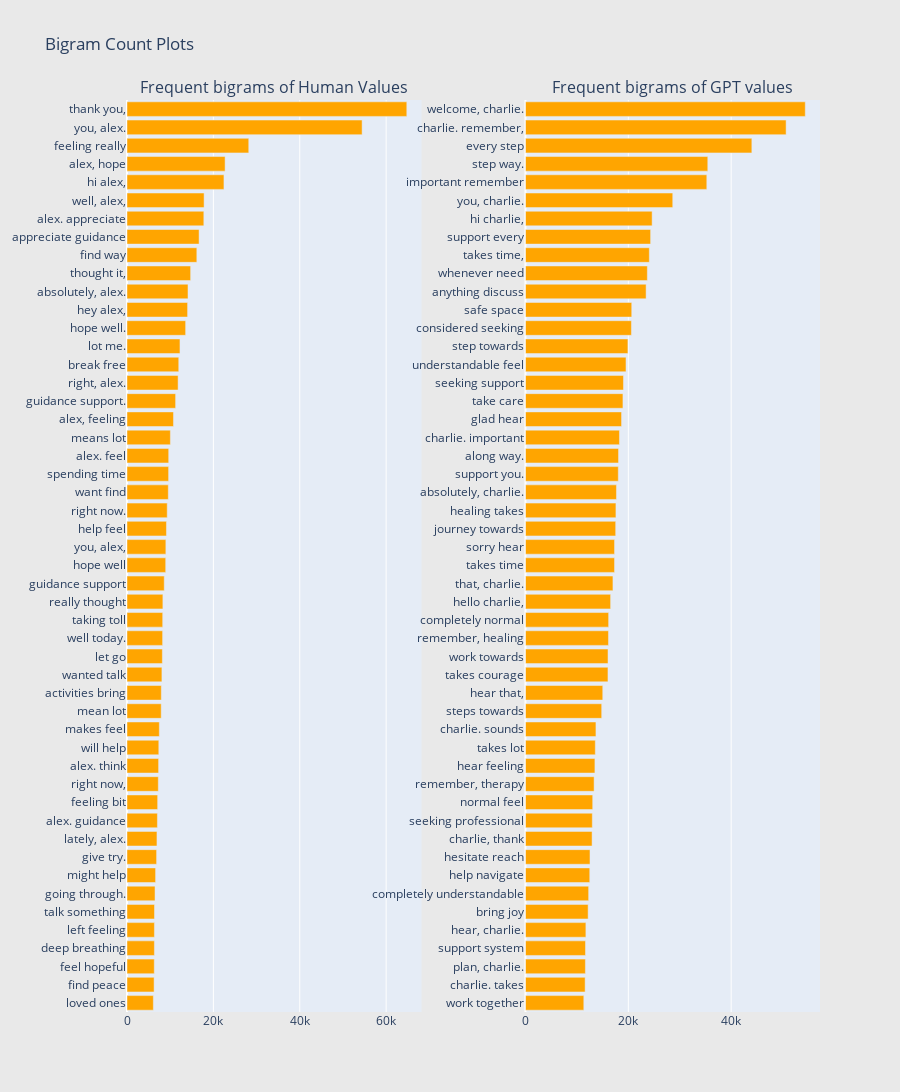

Notebook cell for this chart:
### Code cell
freq_dict = defaultdict(int)
for sent in df["Human Values"]:
    for word in generate_ngrams(sent,2):
        freq_dict[word] += 1
fd_sorted = pd.DataFrame(sorted(freq_dict.items(), key=lambda x: x[1])[::-1])
fd_sorted.columns = ["word", "wordcount"]
trace0 = horizontal_bar_chart(fd_sorted.head(50), 'orange')


freq_dict = defaultdict(int)
for sent in df["GPT Values"]:
    for word in generate_ngrams(sent,2):
        freq_dict[word] += 1
fd_sorted = pd.DataFrame(sorted(freq_dict.items(), key=lambda x: x[1])[::-1])
fd_sorted.columns = ["word", "wordcount"]
trace1 = horizontal_bar_chart(fd_sorted.head(50), 'orange')


fig = tools.make_subplots(rows=1, cols=2, vertical_spacing=0.04,horizontal_spacing=0.15,
                          subplot_titles=["Frequent bigrams of Human Values", 
                                          "Frequent bigrams of GPT values"])
fig.append_trace(trace0, 1, 1)
fig.append_trace(trace1, 1, 2)
fig['layout'].update(height=1200, width=900, paper_bgcolor='rgb(233,233,233)', title="Bigram Count Plots")
py.iplot(fig, filename='word-plots')

### Figure 1 — Plotly figure (JSON) as saved in the notebook; plotly's stock layout.template omitted (floating-point values rounded to 4 significant figures)
{"data": [{"marker": {"color": "orange"}, "orientation": "h", "showlegend": false, "type": "bar", "x": [6101, 6272, 6313, 6344, 6348, 6367, 6491, 6619, 6853, 6936, 7043, 7099, 7252, 7317, 7366, 7488, 7920, 7946, 8082, 8186, 8246, 8265, 8308, 8622, 8959, 8998, 9135, 9315, 9562, 9633, 9655, 10046, 10758, 11258, 11832, 11985, 12265, 13576, 14029, 14126, 14732, 16167, 16689, 17789, 17849, 22447, 22712, 28189, 54435, 64781], "xaxis": "x", "y": ["loved ones", "find peace", "feel hopeful", "deep breathing", "left feeling", "talk something", "going through.", "might help", "give try.", "lately, alex.", "alex. guidance", "feeling bit", "right now,", "alex. think", "will help", "makes feel", "mean lot", "activities bring", "wanted talk", "let go", "well today.", "taking toll", "really thought", "guidance support", "hope well", "you, alex,", "help feel", "right now.", "want find", "spending time", "alex. feel", "means lot", "alex, feeling", "guidance support.", "right, alex.", "break free", "lot me.", "hope well.", "hey alex,", "absolutely, alex.", "thought it,", "find way", "appreciate guidance", "alex. appreciate", "well, alex,", "hi alex,", "alex, hope", "feeling really", "you, alex.", "thank you,"], "yaxis": "y"}, {"marker": {"color": "orange"}, "orientation": "h", "showlegend": false, "type": "bar", "x": [11342, 11602, 11651, 11673, 11746, 12184, 12283, 12502, 12546, 12953, 13000, 13074, 13346, 13503, 13583, 13704, 14821, 15029, 16041, 16053, 16140, 16170, 16556, 17008, 17319, 17320, 17542, 17590, 17693, 18050, 18095, 18277, 18684, 18954, 19053, 19544, 19922, 20601, 20663, 23457, 23698, 24086, 24334, 24628, 28640, 35260, 35450, 44018, 50682, 54408], "xaxis": "x2", "y": ["work together", "charlie. takes", "plan, charlie.", "support system", "hear, charlie.", "bring joy", "completely understandable", "help navigate", "hesitate reach", "charlie, thank", "seeking professional", "normal feel", "remember, therapy", "hear feeling", "takes lot", "charlie. sounds", "steps towards", "hear that,", "takes courage", "work towards", "remember, healing", "completely normal", "hello charlie,", "that, charlie.", "takes time", "sorry hear", "journey towards", "healing takes", "absolutely, charlie.", "support you.", "along way.", "charlie. important", "glad hear", "take care", "seeking support", "understandable feel", "step towards", "considered seeking", "safe space", "anything discuss", "whenever need", "takes time,", "support every", "hi charlie,", "you, charlie.", "important remember", "step way.", "every step", "charlie. remember,", "welcome, charlie."], "yaxis": "y2"}], "layout": {"annotations": [{"font": {"size": 16}, "showarrow": false, "text": "Frequent bigrams of Human Values", "x": 0.2125, "xanchor": "center", "xref": "paper", "y": 1, "yanchor": "bottom", "yref": "paper"}, {"font": {"size": 16}, "showarrow": false, "text": "Frequent bigrams of GPT values", "x": 0.7875, "xanchor": "center", "xref": "paper", "y": 1, "yanchor": "bottom", "yref": "paper"}], "height": 1200, "paper_bgcolor": "rgb(233,233,233)", "title": {"text": "Bigram Count Plots"}, "width": 900, "xaxis": {"anchor": "y", "domain": [0, 0.425]}, "xaxis2": {"anchor": "y2", "domain": [0.575, 1]}, "yaxis": {"anchor": "x", "domain": [0, 1]}, "yaxis2": {"anchor": "x2", "domain": [0, 1]}}}
